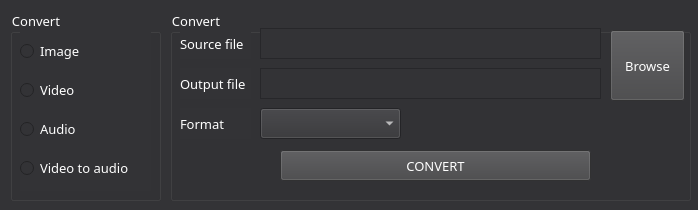
<?xml version="1.0" encoding="UTF-8"?>
<ui version="4.0">
 <class>MainWindow</class>
 <widget class="QMainWindow" name="MainWindow">
  <property name="geometry">
   <rect>
    <x>0</x>
    <y>0</y>
    <width>698</width>
    <height>210</height>
   </rect>
  </property>
  <property name="windowTitle">
   <string>MainWindow</string>
  </property>
  <property name="styleSheet">
   <string notr="true">background-color: rgb(51, 51, 54);</string>
  </property>
  <widget class="QWidget" name="centralwidget">
   <widget class="QGroupBox" name="groupBox">
    <property name="geometry">
     <rect>
      <x>10</x>
      <y>10</y>
      <width>151</width>
      <height>191</height>
     </rect>
    </property>
    <property name="font">
     <font>
      <family>Century Gothic</family>
      <pointsize>10</pointsize>
     </font>
    </property>
    <property name="styleSheet">
     <string notr="true">color: rgb(255, 255, 255);</string>
    </property>
    <property name="title">
     <string>Convert</string>
    </property>
    <widget class="QWidget" name="verticalLayoutWidget">
     <property name="geometry">
      <rect>
       <x>10</x>
       <y>20</y>
       <width>131</width>
       <height>161</height>
      </rect>
     </property>
     <layout class="QVBoxLayout" name="verticalLayout">
      <property name="leftMargin">
       <number>0</number>
      </property>
      <item>
       <widget class="QRadioButton" name="ImageConvertRadioButton">
        <property name="font">
         <font>
          <family>Century Gothic</family>
          <pointsize>10</pointsize>
         </font>
        </property>
        <property name="text">
         <string>Image</string>
        </property>
       </widget>
      </item>
      <item>
       <widget class="QRadioButton" name="VideoConvertRadioButton">
        <property name="font">
         <font>
          <family>Century Gothic</family>
          <pointsize>10</pointsize>
         </font>
        </property>
        <property name="text">
         <string>Video</string>
        </property>
       </widget>
      </item>
      <item>
       <widget class="QRadioButton" name="AudioConvertRadioButton">
        <property name="font">
         <font>
          <family>Century Gothic</family>
          <pointsize>10</pointsize>
         </font>
        </property>
        <property name="text">
         <string>Audio</string>
        </property>
       </widget>
      </item>
      <item>
       <widget class="QRadioButton" name="VideoToAudioConvertRadioButton">
        <property name="font">
         <font>
          <family>Century Gothic</family>
          <pointsize>10</pointsize>
         </font>
        </property>
        <property name="text">
         <string>Video to audio</string>
        </property>
       </widget>
      </item>
     </layout>
    </widget>
   </widget>
   <widget class="QGroupBox" name="groupBox_2">
    <property name="geometry">
     <rect>
      <x>170</x>
      <y>10</y>
      <width>521</width>
      <height>191</height>
     </rect>
    </property>
    <property name="font">
     <font>
      <family>Century Gothic</family>
      <pointsize>10</pointsize>
     </font>
    </property>
    <property name="styleSheet">
     <string notr="true">color: rgb(255, 255, 255);</string>
    </property>
    <property name="title">
     <string>Convert</string>
    </property>
    <widget class="QTextEdit" name="textEdit_2">
     <property name="geometry">
      <rect>
       <x>90</x>
       <y>58</y>
       <width>341</width>
       <height>31</height>
      </rect>
     </property>
     <property name="font">
      <font>
       <family>Century Gothic</family>
       <pointsize>10</pointsize>
      </font>
     </property>
     <property name="styleSheet">
      <string notr="true">color: rgb(255, 255, 255);</string>
     </property>
    </widget>
    <widget class="QLabel" name="label">
     <property name="geometry">
      <rect>
       <x>10</x>
       <y>18</y>
       <width>71</width>
       <height>31</height>
      </rect>
     </property>
     <property name="font">
      <font>
       <family>Century Gothic</family>
       <pointsize>10</pointsize>
      </font>
     </property>
     <property name="styleSheet">
      <string notr="true">color: rgb(255, 255, 255);</string>
     </property>
     <property name="text">
      <string>Source file</string>
     </property>
    </widget>
    <widget class="QLabel" name="label_3">
     <property name="geometry">
      <rect>
       <x>10</x>
       <y>98</y>
       <width>71</width>
       <height>31</height>
      </rect>
     </property>
     <property name="font">
      <font>
       <family>Century Gothic</family>
       <pointsize>10</pointsize>
      </font>
     </property>
     <property name="styleSheet">
      <string notr="true">color: rgb(255, 255, 255);</string>
     </property>
     <property name="text">
      <string>Format</string>
     </property>
    </widget>
    <widget class="QComboBox" name="comboBox">
     <property name="geometry">
      <rect>
       <x>90</x>
       <y>98</y>
       <width>141</width>
       <height>31</height>
      </rect>
     </property>
     <property name="font">
      <font>
       <family>Century Gothic</family>
       <pointsize>10</pointsize>
      </font>
     </property>
     <property name="styleSheet">
      <string notr="true">color: rgb(255, 255, 255);</string>
     </property>
    </widget>
    <widget class="QTextEdit" name="textEdit">
     <property name="geometry">
      <rect>
       <x>90</x>
       <y>18</y>
       <width>341</width>
       <height>31</height>
      </rect>
     </property>
     <property name="font">
      <font>
       <family>Century Gothic</family>
       <pointsize>10</pointsize>
      </font>
     </property>
     <property name="styleSheet">
      <string notr="true">color: rgb(255, 255, 255);</string>
     </property>
    </widget>
    <widget class="QLabel" name="label_2">
     <property name="geometry">
      <rect>
       <x>10</x>
       <y>58</y>
       <width>71</width>
       <height>31</height>
      </rect>
     </property>
     <property name="font">
      <font>
       <family>Century Gothic</family>
       <pointsize>10</pointsize>
      </font>
     </property>
     <property name="styleSheet">
      <string notr="true">color: rgb(255, 255, 255);</string>
     </property>
     <property name="text">
      <string>Output file</string>
     </property>
    </widget>
    <widget class="QPushButton" name="ConvertPushButton">
     <property name="geometry">
      <rect>
       <x>110</x>
       <y>140</y>
       <width>311</width>
       <height>31</height>
      </rect>
     </property>
     <property name="font">
      <font>
       <family>Century Gothic</family>
       <pointsize>10</pointsize>
      </font>
     </property>
     <property name="styleSheet">
      <string notr="true">QPushButton{
	background-color: rgb(68, 68, 70);
	color: white;
}
QPushButton:hover
{
   background-color:#989898;
	color: black;
}</string>
     </property>
     <property name="text">
      <string>CONVERT</string>
     </property>
    </widget>
    <widget class="QPushButton" name="BrowseSourceFilePushButton">
     <property name="geometry">
      <rect>
       <x>440</x>
       <y>20</y>
       <width>75</width>
       <height>71</height>
      </rect>
     </property>
     <property name="font">
      <font>
       <family>Century Gothic</family>
       <pointsize>10</pointsize>
      </font>
     </property>
     <property name="styleSheet">
      <string notr="true">QPushButton{
	background-color: rgb(68, 68, 70);
	color: white;
}
QPushButton:hover
{
   background-color:#989898;
	color: black;
}</string>
     </property>
     <property name="text">
      <string>Browse</string>
     </property>
    </widget>
   </widget>
  </widget>
 </widget>
 <resources/>
 <connections/>
</ui>
